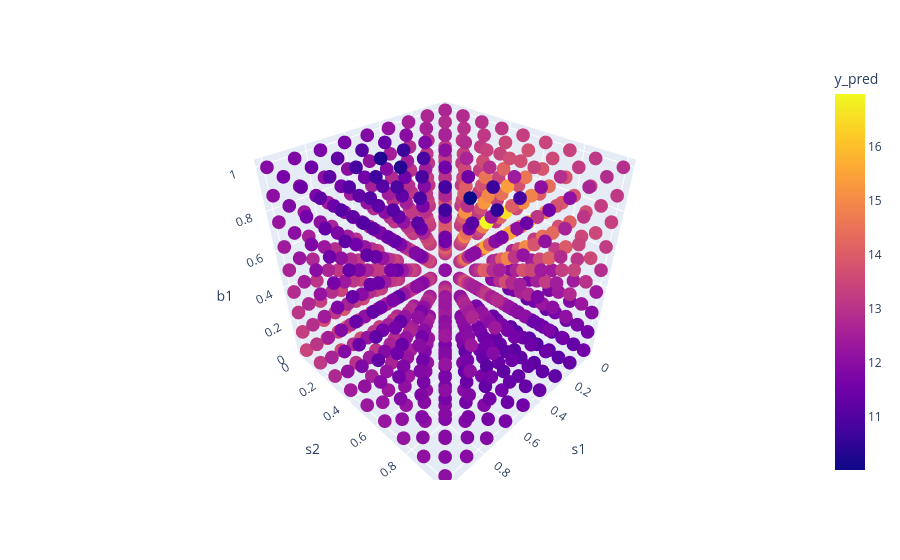

Notebook source saved alongside this figure:
### Markdown cell above
# Visualising Model

### Code cell
client.get_next_trials(max_trials=1)
client.predict([{"s1":0.1,"s2":0.1,"b1":0.1}])[0]["t1"][0]

n = 10
iCoords_arr = np.linspace(0,1,n-1)
jCoords_arr = np.linspace(0,1,n-1)
kCoords_arr = np.linspace(0,1,n-1)
ijkCoordsOld_lis = []
ijkCoords_lis = []
for i in iCoords_arr:
    for j in jCoords_arr:
        for k in kCoords_arr:
            ijkCoordsOld_lis.append([i,j,k])
            ijkCoords_lis.append({"s1":i,"s2":j,"b1":k})
y_pred = client.predict(ijkCoords_lis)
y_pred_lis = []
for i in y_pred:
    y_pred_lis.append(i["t1"][0])
ijkCoordsOld_arr = np.array(ijkCoordsOld_lis)
y_pred_arr = np.array(y_pred_lis)
df2 = pd.DataFrame({'s1': ijkCoordsOld_arr[:, 0],'s2': ijkCoordsOld_arr[:, 1],'b1': ijkCoordsOld_arr[:, 2], 'y_pred': y_pred_arr})

fig = px.scatter_3d(df2, x='s1', y='s2', z='b1', color='y_pred')
fig.show()

print(np.max(y_pred_arr))
print(ijkCoordsOld_lis[np.argmax(y_pred_arr)])
print(df2)

### Figure 1 — Plotly figure (JSON) as saved in the notebook; plotly's stock layout.template omitted (floating-point values rounded to 4 significant figures; data arrays with more than 128 entries replaced by an {"elided": "..."} marker saying what was removed)
{"data": [{"hovertemplate": "s1=%{x}<br>s2=%{y}<br>b1=%{z}<br>y_pred=%{marker.color}<extra></extra>", "legendgroup": "", "marker": {"color": {"elided": "729 float values"}, "coloraxis": "coloraxis", "symbol": "circle"}, "mode": "markers", "name": "", "scene": "scene", "showlegend": false, "type": "scatter3d", "x": {"elided": "729 float values"}, "y": {"elided": "729 float values"}, "z": {"elided": "729 float values"}}], "layout": {"coloraxis": {"colorbar": {"title": {"text": "y_pred"}}, "colorscale": [[0, "#0d0887"], [0.1111, "#46039f"], [0.2222, "#7201a8"], [0.3333, "#9c179e"], [0.4444, "#bd3786"], [0.5556, "#d8576b"], [0.6667, "#ed7953"], [0.7778, "#fb9f3a"], [0.8889, "#fdca26"], [1, "#f0f921"]]}, "legend": {"tracegroupgap": 0}, "margin": {"t": 60}, "scene": {"domain": {"x": [0, 1], "y": [0, 1]}, "xaxis": {"title": {"text": "s1"}}, "yaxis": {"title": {"text": "s2"}}, "zaxis": {"title": {"text": "b1"}}}}}
